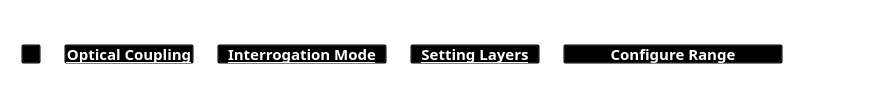
           <widget class="QFrame" name="frame_hierarq_8">
            <property name="sizePolicy">
             <sizepolicy hsizetype="Preferred" vsizetype="Preferred">
              <horstretch>0</horstretch>
              <verstretch>0</verstretch>
             </sizepolicy>
            </property>
            <property name="maximumSize">
             <size>
              <width>16777215</width>
              <height>16777215</height>
             </size>
            </property>
            <property name="styleSheet">
             <string notr="true">background:transparent;</string>
            </property>
            <property name="frameShape">
             <enum>QFrame::StyledPanel</enum>
            </property>
            <property name="frameShadow">
             <enum>QFrame::Raised</enum>
            </property>
            <layout class="QHBoxLayout" name="horizontalLayout_56">
             <property name="spacing">
              <number>8</number>
             </property>
             <property name="leftMargin">
              <number>20</number>
             </property>
             <property name="topMargin">
              <number>8</number>
             </property>
             <property name="rightMargin">
              <number>0</number>
             </property>
             <property name="bottomMargin">
              <number>0</number>
             </property>
             <item>
              <widget class="QPushButton" name="btn_home_4">
               <property name="minimumSize">
                <size>
                 <width>20</width>
                 <height>20</height>
                </size>
               </property>
               <property name="maximumSize">
                <size>
                 <width>20</width>
                 <height>20</height>
                </size>
               </property>
               <property name="cursor">
                <cursorShape>PointingHandCursor</cursorShape>
               </property>
               <property name="text">
                <string/>
               </property>
               <property name="icon">
                <iconset resource="icons_.qrc">
                 <normaloff>:/icons/icons/casa.png</normaloff>:/icons/icons/casa.png</iconset>
               </property>
               <property name="iconSize">
                <size>
                 <width>20</width>
                 <height>20</height>
                </size>
               </property>
              </widget>
             </item>
             <item>
              <widget class="QLabel" name="label_36">
               <property name="maximumSize">
                <size>
                 <width>10</width>
                 <height>10</height>
                </size>
               </property>
               <property name="text">
                <string/>
               </property>
               <property name="pixmap">
                <pixmap resource="icons_.qrc">:/icons/icons/simbolo-de-setas-duplas-para-a-direita-para-avancar.png</pixmap>
               </property>
               <property name="scaledContents">
                <bool>true</bool>
               </property>
              </widget>
             </item>
             <item>
              <widget class="QPushButton" name="btn_coupling_4">
               <property name="sizePolicy">
                <sizepolicy hsizetype="Maximum" vsizetype="Fixed">
                 <horstretch>0</horstretch>
                 <verstretch>0</verstretch>
                </sizepolicy>
               </property>
               <property name="minimumSize">
                <size>
                 <width>130</width>
                 <height>20</height>
                </size>
               </property>
               <property name="maximumSize">
                <size>
                 <width>130</width>
                 <height>20</height>
                </size>
               </property>
               <property name="font">
                <font>
                 <family>Segoe UI Semibold</family>
                 <pointsize>11</pointsize>
                 <bold>true</bold>
                 <underline>true</underline>
                </font>
               </property>
               <property name="cursor">
                <cursorShape>PointingHandCursor</cursorShape>
               </property>
               <property name="autoFillBackground">
                <bool>false</bool>
               </property>
               <property name="styleSheet">
                <string notr="true">color: rgb(255, 255, 255);</string>
               </property>
               <property name="text">
                <string>Optical Coupling</string>
               </property>
               <property name="checkable">
                <bool>false</bool>
               </property>
               <property name="checked">
                <bool>false</bool>
               </property>
               <property name="autoDefault">
                <bool>false</bool>
               </property>
               <property name="default">
                <bool>false</bool>
               </property>
              </widget>
             </item>
             <item>
              <widget class="QLabel" name="label_37">
               <property name="maximumSize">
                <size>
                 <width>10</width>
                 <height>10</height>
                </size>
               </property>
               <property name="text">
                <string/>
               </property>
               <property name="pixmap">
                <pixmap resource="icons_.qrc">:/icons/icons/simbolo-de-setas-duplas-para-a-direita-para-avancar.png</pixmap>
               </property>
               <property name="scaledContents">
                <bool>true</bool>
               </property>
              </widget>
             </item>
             <item>
              <widget class="QPushButton" name="btn_interrogation_3">
               <property name="sizePolicy">
                <sizepolicy hsizetype="Maximum" vsizetype="Fixed">
                 <horstretch>0</horstretch>
                 <verstretch>0</verstretch>
                </sizepolicy>
               </property>
               <property name="minimumSize">
                <size>
                 <width>170</width>
                 <height>20</height>
                </size>
               </property>
               <property name="maximumSize">
                <size>
                 <width>170</width>
                 <height>20</height>
                </size>
               </property>
               <property name="font">
                <font>
                 <family>Segoe UI Semibold</family>
                 <pointsize>11</pointsize>
                 <bold>true</bold>
                 <underline>true</underline>
                </font>
               </property>
               <property name="cursor">
                <cursorShape>PointingHandCursor</cursorShape>
               </property>
               <property name="autoFillBackground">
                <bool>false</bool>
               </property>
               <property name="styleSheet">
                <string notr="true">color: rgb(255, 255, 255);</string>
               </property>
               <property name="text">
                <string>Interrogation Mode</string>
               </property>
               <property name="checkable">
                <bool>false</bool>
               </property>
               <property name="checked">
                <bool>false</bool>
               </property>
               <property name="autoDefault">
                <bool>false</bool>
               </property>
               <property name="default">
                <bool>false</bool>
               </property>
              </widget>
             </item>
             <item>
              <widget class="QLabel" name="label_38">
               <property name="maximumSize">
                <size>
                 <width>10</width>
                 <height>10</height>
                </size>
               </property>
               <property name="text">
                <string/>
               </property>
               <property name="pixmap">
                <pixmap resource="icons_.qrc">:/icons/icons/simbolo-de-setas-duplas-para-a-direita-para-avancar.png</pixmap>
               </property>
               <property name="scaledContents">
                <bool>true</bool>
               </property>
              </widget>
             </item>
             <item>
              <widget class="QPushButton" name="btn_setting_layers_2">
               <property name="sizePolicy">
                <sizepolicy hsizetype="Maximum" vsizetype="Fixed">
                 <horstretch>0</horstretch>
                 <verstretch>0</verstretch>
                </sizepolicy>
               </property>
               <property name="minimumSize">
                <size>
                 <width>130</width>
                 <height>20</height>
                </size>
               </property>
               <property name="maximumSize">
                <size>
                 <width>170</width>
                 <height>20</height>
                </size>
               </property>
               <property name="font">
                <font>
                 <family>Segoe UI Semibold</family>
                 <pointsize>11</pointsize>
                 <bold>true</bold>
                 <underline>true</underline>
                </font>
               </property>
               <property name="cursor">
                <cursorShape>PointingHandCursor</cursorShape>
               </property>
               <property name="autoFillBackground">
                <bool>false</bool>
               </property>
               <property name="styleSheet">
                <string notr="true">color: rgb(255, 255, 255);</string>
               </property>
               <property name="text">
                <string>Setting Layers</string>
               </property>
               <property name="checkable">
                <bool>false</bool>
               </property>
               <property name="checked">
                <bool>false</bool>
               </property>
               <property name="autoDefault">
                <bool>false</bool>
               </property>
               <property name="default">
                <bool>false</bool>
               </property>
              </widget>
             </item>
             <item>
              <widget class="QLabel" name="label_39">
               <property name="maximumSize">
                <size>
                 <width>10</width>
                 <height>10</height>
                </size>
               </property>
               <property name="text">
                <string/>
               </property>
               <property name="pixmap">
                <pixmap resource="icons_.qrc">:/icons/icons/simbolo-de-setas-duplas-para-a-direita-para-avancar.png</pixmap>
               </property>
               <property name="scaledContents">
                <bool>true</bool>
               </property>
              </widget>
             </item>
             <item>
              <widget class="QPushButton" name="btn_config_range">
               <property name="sizePolicy">
                <sizepolicy hsizetype="Maximum" vsizetype="Fixed">
                 <horstretch>0</horstretch>
                 <verstretch>0</verstretch>
                </sizepolicy>
               </property>
               <property name="minimumSize">
                <size>
                 <width>220</width>
                 <height>20</height>
                </size>
               </property>
               <property name="maximumSize">
                <size>
                 <width>260</width>
                 <height>20</height>
                </size>
               </property>
               <property name="font">
                <font>
                 <family>Segoe UI Semibold</family>
                 <pointsize>11</pointsize>
                 <bold>true</bold>
                 <underline>false</underline>
                </font>
               </property>
               <property name="cursor">
                <cursorShape>PointingHandCursor</cursorShape>
               </property>
               <property name="autoFillBackground">
                <bool>false</bool>
               </property>
               <property name="styleSheet">
                <string notr="true">color: rgb(255, 255, 255);</string>
               </property>
               <property name="text">
                <string>Configure Range</string>
               </property>
               <property name="checkable">
                <bool>false</bool>
               </property>
               <property name="checked">
                <bool>false</bool>
               </property>
               <property name="autoDefault">
                <bool>false</bool>
               </property>
               <property name="default">
                <bool>false</bool>
               </property>
              </widget>
             </item>
             <item>
              <spacer name="horizontalSpacer_106">
               <property name="orientation">
                <enum>Qt::Horizontal</enum>
               </property>
               <property name="sizeType">
                <enum>QSizePolicy::Expanding</enum>
               </property>
               <property name="sizeHint" stdset="0">
                <size>
                 <width>100</width>
                 <height>15</height>
                </size>
               </property>
              </spacer>
             </item>
            </layout>
           </widget>
